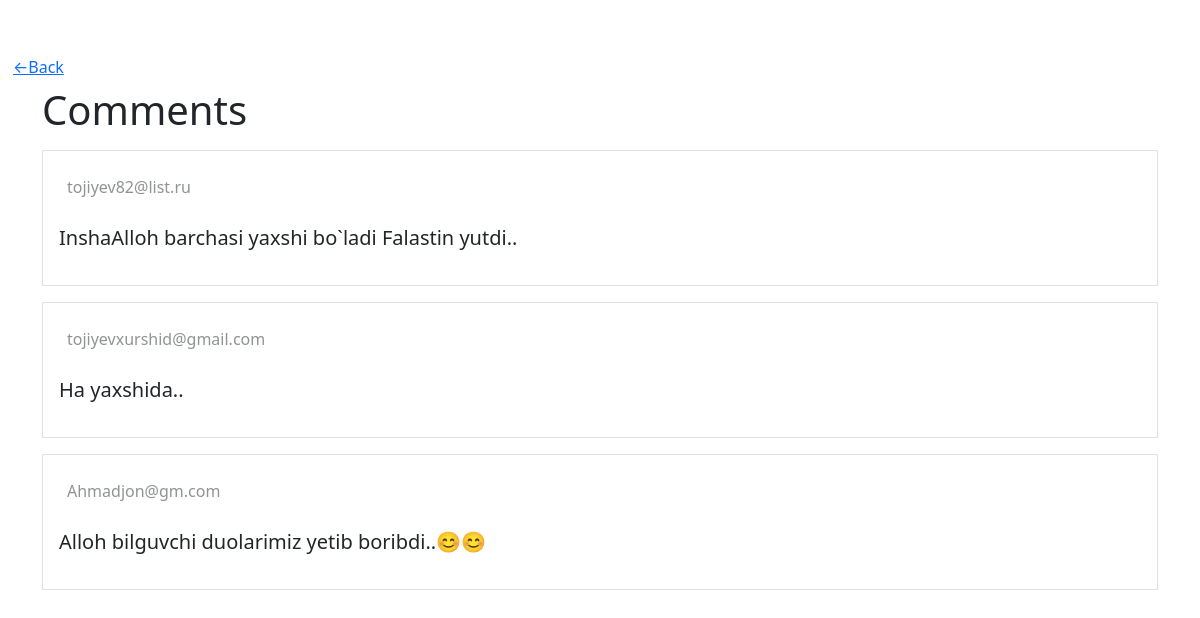
Screenshot of /post_comments.php?id=1 with the database file from the repository.
### tables this page shows
CREATE TABLE comments(
	id INTEGER PRIMARY KEY AUTOINCREMENT,
	postId INTEGER,
	userEmail TEXT,
	userComment TEXT
);

### post_comments.php (the view, shortened to what this page needs)
<html>
<head>
        <link href="https://cdn.jsdelivr.net/npm/bootstrap@5.3.2/dist/css/bootstrap.min.css" rel="stylesheet">
</head>
<body>
   <div class="all mt-5">
      <a href="index.php" class="btn btn-link">←Back</a>
       <div class="container">
           <h1>Comments</h1>
           <?php
           $id = $_GET['id'];
           include "conn.php";
           $query = "SELECT * FROM comments WHERE postId = $id";
           $result = $myPDO->query($query);
           ?>
           <?php
           foreach($result as $res) {
             ?>
           <div class="comment border p-3 mt-3">
               <figure>
                      <p class="p-2 text-body-tertiary">
                        <?php echo $res['userEmail']?>
                      </p>
                        <blockquote class="blockquote">
                        <p><?php echo $res['userComment']?></p>
                      </blockquote>
                </figure>
           </div>
           <?php
           }
           ?>
       </div>
   </div>
</body>
</html>

### rows the page displays
comments: userEmail "tojiyev82@list.ru", userComment "InshaAlloh barchasi yaxshi bo`ladi Falastin yutdi.."
comments: userEmail "tojiyevxurshid@gmail.com", userComment "Ha yaxshida.."
comments: userEmail "Ahmadjon@gm.com", userComment "Alloh bilguvchi duolarimiz yetib boribdi..😊😊"
